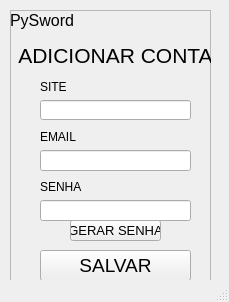
<?xml version="1.0" encoding="UTF-8"?>
<ui version="4.0">
 <class>MainWindow</class>
 <widget class="QMainWindow" name="MainWindow">
  <property name="geometry">
   <rect>
    <x>0</x>
    <y>0</y>
    <width>229</width>
    <height>302</height>
   </rect>
  </property>
  <property name="windowTitle">
   <string>MainWindow</string>
  </property>
  <widget class="QWidget" name="centralwidget">
   <widget class="QFrame" name="frame_2">
    <property name="enabled">
     <bool>true</bool>
    </property>
    <property name="geometry">
     <rect>
      <x>10</x>
      <y>10</y>
      <width>201</width>
      <height>271</height>
     </rect>
    </property>
    <property name="autoFillBackground">
     <bool>false</bool>
    </property>
    <property name="frameShape">
     <enum>QFrame::StyledPanel</enum>
    </property>
    <property name="frameShadow">
     <enum>QFrame::Raised</enum>
    </property>
    <widget class="QLabel" name="label_3">
     <property name="geometry">
      <rect>
       <x>0</x>
       <y>0</y>
       <width>71</width>
       <height>21</height>
      </rect>
     </property>
     <property name="text">
      <string>&lt;html&gt;&lt;head/&gt;&lt;body&gt;&lt;p&gt;&lt;span style=&quot; font-size:12pt;&quot;&gt;PySword&lt;/span&gt;&lt;/p&gt;&lt;/body&gt;&lt;/html&gt;</string>
     </property>
    </widget>
    <widget class="QPushButton" name="pushButton_4">
     <property name="geometry">
      <rect>
       <x>30</x>
       <y>240</y>
       <width>151</width>
       <height>31</height>
      </rect>
     </property>
     <property name="font">
      <font>
       <pointsize>14</pointsize>
      </font>
     </property>
     <property name="text">
      <string>SALVAR</string>
     </property>
    </widget>
    <widget class="QLabel" name="label_4">
     <property name="geometry">
      <rect>
       <x>0</x>
       <y>30</y>
       <width>211</width>
       <height>31</height>
      </rect>
     </property>
     <property name="font">
      <font>
       <pointsize>16</pointsize>
      </font>
     </property>
     <property name="text">
      <string>&lt;html&gt;&lt;head/&gt;&lt;body&gt;&lt;p align=&quot;center&quot;&gt;ADICIONAR CONTA&lt;/p&gt;&lt;/body&gt;&lt;/html&gt;</string>
     </property>
     <property name="alignment">
      <set>Qt::AlignCenter</set>
     </property>
    </widget>
    <widget class="QLineEdit" name="lineEdit_2">
     <property name="geometry">
      <rect>
       <x>30</x>
       <y>190</y>
       <width>151</width>
       <height>21</height>
      </rect>
     </property>
     <property name="font">
      <font>
       <pointsize>10</pointsize>
      </font>
     </property>
     <property name="layoutDirection">
      <enum>Qt::LeftToRight</enum>
     </property>
     <property name="text">
      <string/>
     </property>
     <property name="alignment">
      <set>Qt::AlignCenter</set>
     </property>
     <property name="clearButtonEnabled">
      <bool>false</bool>
     </property>
    </widget>
    <widget class="QLineEdit" name="lineEdit">
     <property name="geometry">
      <rect>
       <x>30</x>
       <y>140</y>
       <width>151</width>
       <height>21</height>
      </rect>
     </property>
     <property name="font">
      <font>
       <pointsize>10</pointsize>
      </font>
     </property>
     <property name="layoutDirection">
      <enum>Qt::LeftToRight</enum>
     </property>
     <property name="text">
      <string/>
     </property>
     <property name="alignment">
      <set>Qt::AlignCenter</set>
     </property>
    </widget>
    <widget class="QPushButton" name="pushButton_5">
     <property name="geometry">
      <rect>
       <x>60</x>
       <y>210</y>
       <width>91</width>
       <height>21</height>
      </rect>
     </property>
     <property name="font">
      <font>
       <pointsize>10</pointsize>
      </font>
     </property>
     <property name="text">
      <string>GERAR SENHA</string>
     </property>
    </widget>
    <widget class="QLineEdit" name="lineEdit_3">
     <property name="geometry">
      <rect>
       <x>30</x>
       <y>90</y>
       <width>151</width>
       <height>20</height>
      </rect>
     </property>
    </widget>
    <widget class="QLabel" name="label">
     <property name="geometry">
      <rect>
       <x>30</x>
       <y>70</y>
       <width>47</width>
       <height>13</height>
      </rect>
     </property>
     <property name="text">
      <string>SITE</string>
     </property>
    </widget>
    <widget class="QLabel" name="label_2">
     <property name="geometry">
      <rect>
       <x>30</x>
       <y>120</y>
       <width>47</width>
       <height>13</height>
      </rect>
     </property>
     <property name="text">
      <string>EMAIL</string>
     </property>
    </widget>
    <widget class="QLabel" name="label_5">
     <property name="geometry">
      <rect>
       <x>30</x>
       <y>170</y>
       <width>47</width>
       <height>13</height>
      </rect>
     </property>
     <property name="text">
      <string>SENHA</string>
     </property>
    </widget>
   </widget>
  </widget>
  <widget class="QStatusBar" name="statusbar"/>
 </widget>
 <resources/>
 <connections/>
</ui>
